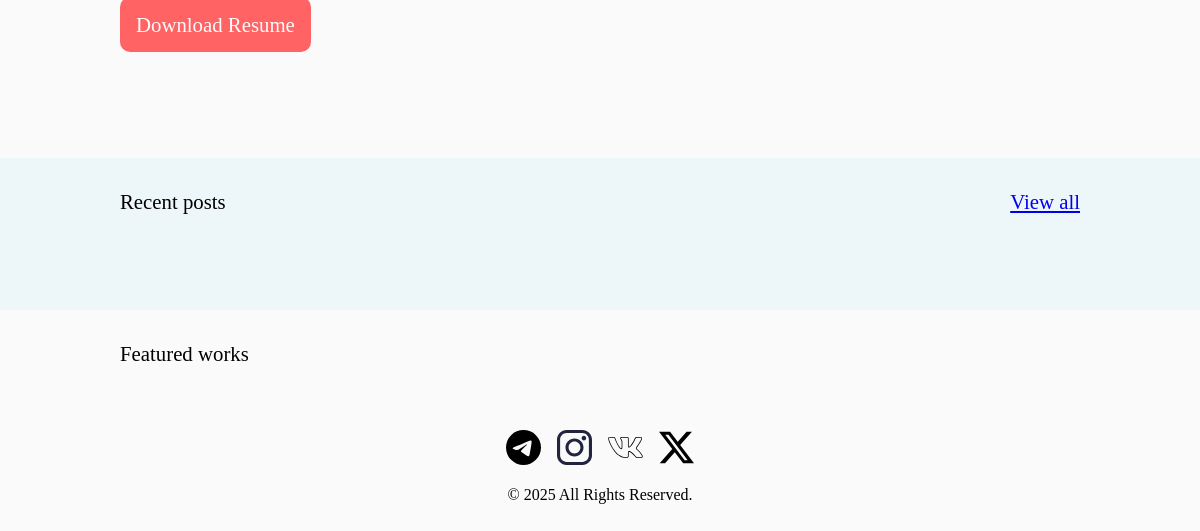
Before: / (lower part) with the older database file.
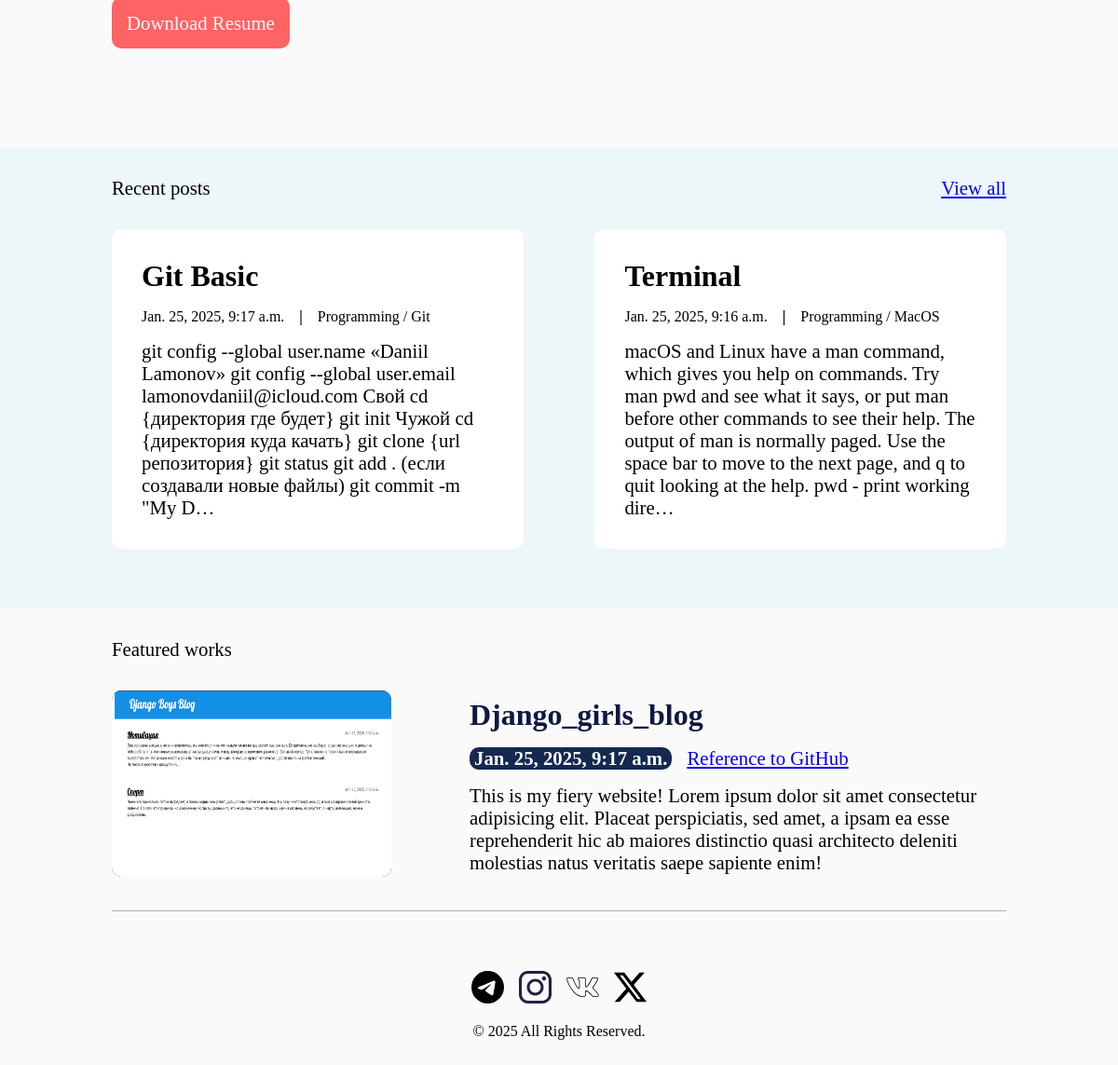
After: the same page with the newer database file.
### mysite/models.py (models this page shows, shortened)
class Post(models.Model):
    author = models.ForeignKey(User, on_delete=models.CASCADE)
    title = models.CharField(max_length=200)
    category = models.CharField(max_length=200)
    content = models.TextField()
    date_posted = models.DateTimeField(blank=True, null=True)

class Works(models.Model):
    author = models.ForeignKey(User, on_delete=models.CASCADE)
    title = models.CharField(max_length=200)
    content = models.TextField()
    image = models.ImageField(upload_to='work_images/', default='work_images/default.png')
    reference = models.URLField(max_length=200)
    date_posted = models.DateTimeField(default=timezone.now)

### mysite/views.py (the view)
# urls.py: path('', views.main, name='main'),
def main(request):
    posts = Post.objects.order_by('-date_posted')[:2]
    works = Works.objects.order_by('-date_posted')[:3]
    return render(request, 'main.html', {'posts': posts, 'works': works})

### mysite/templates/main.html (shortened to what this page needs)
{% extends 'base.html' %}
{% load static %}
{% block content %}
    <div class="conteiner">
        <div class="my _df-row _just-between _alig-centr">
            <div class="my__text _df-col">
                <div><a class="button" href="{% static 'files/CV.pdf' %}">Download Resume</a></div>
            </div>
        </div>
    </div>
    <div class="_color-blok-blue">
        <div class="conteiner _pading2">
            <div class="recent-post _df-row _just-between">
                <p>Recent posts</p>
                <a href="{% url 'post_list' %}" target="_blank" rel="noopener noreferrer">View all</a>
            </div>
            <div class="posts _df-row _just-between _gap1 _pading2">
                {% for post in posts %}
                <div class="post-item _df-col _gap1">
                    <div class="post-item__h1"><h2>{{ post.title }}</h2></div>
                    <div class="post-item__data _df-row _gap1">
                        <div class="post-item__data-data"><span>{{ post.date_posted }}</span></div>
                        <span class="line">|</span>
                        <div class="post-item__data-text"><span>{{ post.category }}</span></div>
                    </div>
                    <div class="post-item__p"><p>{{ post.content|truncatechars:300 }}</p></div>
                </div>
                {% endfor %}
            </div>
        </div>
    </div>
    <div class="conteiner _pading2">
        <p>Featured works</p>
        {% for work in works %}
        <div class="works _pading2 _df-row _just-between _alig-centr">
            <div class="works__img">
                <img src="{{ work.image.url }}" alt="{{ work.title }}">
            </div>
            <div class="works-text _df-col _gap1">
                <div class="works-text__h1">{{ work.title }}</div>
                <div class="works-text-data _df-row _gap1">
                    <div class="works-text-data__data _bag-color"><span>{{ work.date_posted }}</span></div>
                    <div class="works-text-data__text"><span><a href="{{ work.reference }}" target="_blank">Reference to GitHub </a></span></div>
                </div>
                <div class="works-text__text"><p>{{ work.content|truncatechars:300 }} </p></div>
            </div>
        </div>
        {% endfor %}
    </div>
{% endblock %}

Changed rows visible on the page:
added Post: title "Git Basic", date_posted "Jan. 25, 2025, 9:17 a.m.", category "Programming / Git", content "git config --global user.name «Daniil Lamonov» git config --global user.email lamonovdaniil@icloud.com Свой cd {директория где будет} git init Чужой cd {директория куда качать} git clone {url репозитория} git status git add . (если создавали новые файлы) git commit -m \"My D…"
added Post: title "Terminal", date_posted "Jan. 25, 2025, 9:16 a.m.", category "Programming / MacOS", content "macOS and Linux have a man command, which gives you help on commands. Try man pwd and see what it says, or put man before other commands to see their help. The output of man is normally paged. Use the space bar to move to the next page, and q to quit looking at the help. pwd - print working dire…"
added Works: image (picture), title "Django_girls_blog", date_posted "Jan. 25, 2025, 9:17 a.m.", content "This is my fiery website! Lorem ipsum dolor sit amet consectetur adipisicing elit. Placeat perspiciatis, sed amet, a ipsam ea esse reprehenderit hic ab maiores distinctio quasi architecto deleniti molestias natus veritatis saepe sapiente enim!"
